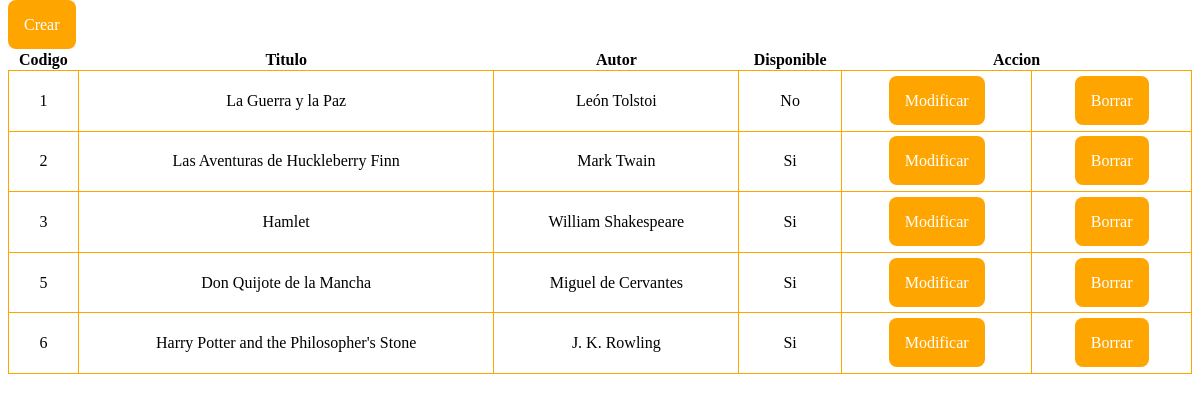
The page / on the database its author committed.
### tables this page shows
CREATE TABLE `libros` (
  `codigo` int NOT NULL AUTO_INCREMENT,
  `titulo` varchar(255) NOT NULL,
  `autor` varchar(255) NOT NULL,
  `disponibilidad` tinyint NOT NULL,
  PRIMARY KEY (`codigo`)
);

### index.php (called while the page is built)
<?php
require 'include/functions.php';
require 'template/header.php';
CargarPagina($page);
require 'template/footer.php';
?>

### include/functions.php (called while the page is built, shortened)
<?php
function CargarPagina($page)
{
    if (isset($_GET['page'])) {
        $modulo = $_GET['page'] . ".php";
        if (file_exists($modulo)) {
            $page = $_GET['page'];
        } else {
            $page = '404';
        }
    } else {
        $page = 'leer';
    }
    return include($page . ".php");
}
function MostrarLibros()
{
    require 'include/conexion.php';
    $query = 'SELECT * FROM libros';
    $stmt = $pdo->prepare($query);
    $stmt->execute();
    $resultado = $stmt->fetchAll();
    return $resultado;
}

### leer.php (the view)
<?php
$resultado = MostrarLibros();
?>
<p><a class="button" href="index.php?page=nuevo">Crear</a></p>
<table>
    <tr>
        <th>Codigo</th>
        <th>Titulo</th>
        <th>Autor</th>
        <th>Disponible</th>
        <th colspan="2">Accion</th>
    </tr>
    <?php foreach ($resultado as $key => $value): ?>
    <tr>
        <td><?= $value['codigo']; ?></td>
        <td><?= $value['titulo']; ?></td>
        <td><?= $value['autor']; ?></td>
        <td><?= $value['disponibilidad'] ? 'Si' : 'No';?></td>
        <td><a class="button" href="index.php?page=modificar&codigo=<?= $value['codigo'] ?>">Modificar</a></td>
        <td><a class="button" href="index.php?page=borrar&codigo=<?= $value['codigo'] ?>">Borrar</a></td>
    </tr>
    <?php endforeach; ?>
</table>

### template/header.php (shortened to what this page needs)
<!DOCTYPE html>
<html lang="en">
<head>
    <link rel="stylesheet" href="css/style.css">
</head>
<body>

### css/style.css (style rules this page uses)
table { border-collapse: collapse; width: 100%; }
table td { border: 1px solid orange; text-align: center; padding: 1.3rem; }
.button { border-radius: .5rem; color: white; background-color: orange; padding: 1rem; text-decoration: none; }

### rows shown on the page
libros: codigo "1", titulo "La Guerra y la Paz", autor "León Tolstoi", disponibilidad "No"
libros: codigo "2", titulo "Las Aventuras de Huckleberry Finn", autor "Mark Twain", disponibilidad "Si"
libros: codigo "3", titulo "Hamlet", autor "William Shakespeare", disponibilidad "Si"
libros: codigo "5", titulo "Don Quijote de la Mancha", autor "Miguel de Cervantes", disponibilidad "Si"
libros: codigo "6", titulo "Harry Potter and the Philosopher's Stone", autor "J. K. Rowling", disponibilidad "Si"
